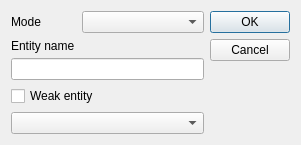
<?xml version="1.0" encoding="UTF-8"?>
<ui version="4.0">
 <class>entityDialog</class>
 <widget class="QDialog" name="entityDialog">
  <property name="geometry">
   <rect>
    <x>0</x>
    <y>0</y>
    <width>301</width>
    <height>144</height>
   </rect>
  </property>
  <property name="windowTitle">
   <string>Entity name</string>
  </property>
  <layout class="QGridLayout" name="gridLayout">
   <item row="0" column="0">
    <layout class="QHBoxLayout" name="modeLayout">
     <item>
      <widget class="QLabel" name="label_2">
       <property name="maximumSize">
        <size>
         <width>65</width>
         <height>16777215</height>
        </size>
       </property>
       <property name="text">
        <string>Mode</string>
       </property>
      </widget>
     </item>
     <item>
      <widget class="QComboBox" name="modeComboBox"/>
     </item>
    </layout>
   </item>
   <item row="0" column="1" rowspan="2">
    <widget class="QDialogButtonBox" name="buttonBox">
     <property name="orientation">
      <enum>Qt::Vertical</enum>
     </property>
     <property name="standardButtons">
      <set>QDialogButtonBox::Cancel|QDialogButtonBox::Ok</set>
     </property>
    </widget>
   </item>
   <item row="1" column="0">
    <layout class="QVBoxLayout" name="lineEditLayout">
     <property name="spacing">
      <number>5</number>
     </property>
     <item>
      <widget class="QLabel" name="label">
       <property name="text">
        <string>Entity name</string>
       </property>
      </widget>
     </item>
     <item>
      <layout class="QHBoxLayout" name="horizontalLayout">
       <item>
        <widget class="QLineEdit" name="nameLineEdit"/>
       </item>
      </layout>
     </item>
    </layout>
   </item>
   <item row="2" column="0">
    <layout class="QVBoxLayout" name="comboBoxLayout">
     <item>
      <widget class="QCheckBox" name="checkBox">
       <property name="text">
        <string>Weak entity</string>
       </property>
      </widget>
     </item>
     <item>
      <widget class="QComboBox" name="entitiesComboBox"/>
     </item>
    </layout>
   </item>
  </layout>
 </widget>
 <resources/>
 <connections>
  <connection>
   <sender>buttonBox</sender>
   <signal>accepted()</signal>
   <receiver>entityDialog</receiver>
   <slot>accept()</slot>
   <hints>
    <hint type="sourcelabel">
     <x>248</x>
     <y>254</y>
    </hint>
    <hint type="destinationlabel">
     <x>157</x>
     <y>274</y>
    </hint>
   </hints>
  </connection>
  <connection>
   <sender>buttonBox</sender>
   <signal>rejected()</signal>
   <receiver>entityDialog</receiver>
   <slot>reject()</slot>
   <hints>
    <hint type="sourcelabel">
     <x>316</x>
     <y>260</y>
    </hint>
    <hint type="destinationlabel">
     <x>286</x>
     <y>274</y>
    </hint>
   </hints>
  </connection>
 </connections>
</ui>
